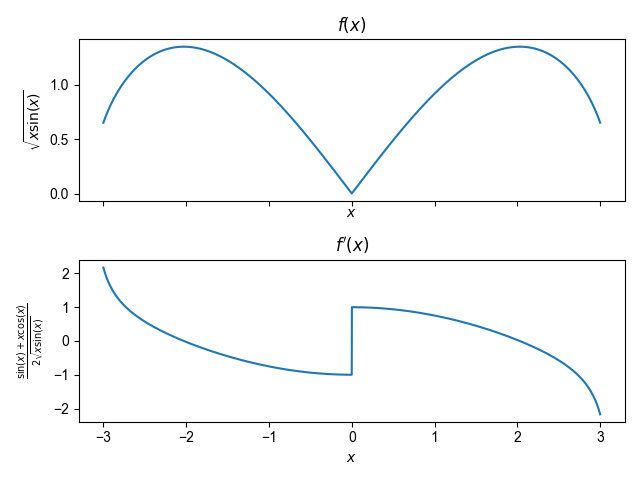

This chart was generated by the following Python code:
import numpy as np
import math
import matplotlib.pyplot as plt

def f(x):
    return math.sqrt(x*math.sin(x))

def fp(x):
    return (math.sin(x) + x*math.cos(x))/(2*math.sqrt(x*math.sin(x)))

def central_difference(f, x, h):
    return (f(x + h/2) - f(x - h/2))/h

def error(x, h, f, fp):
    return abs(fp(x) - central_difference(f=f, x=x, h=h))


N = 10000
INTERVAL = [-3, 3]
h = 0.1
X = np.linspace(-3, 3, N)
Y  = [f(x) for x in X]
Yp = [fp(x) for x in X]

epsilon = error(x=-3, h=h, f=f, fp=fp)

while epsilon > 1e-5:
    h *= 0.99999
    epsilon = error(x=-3, h=h, f=f, fp=fp)

approx_fp = central_difference(f=f, x=-3, h=h)
actual_fp = fp(x=-3)

print(f'''
Central Difference Result: {approx_fp}
True Value: {actual_fp}
Approximate Error: {epsilon}
Value of h: {h}''')


fig, (F, Fp) = plt.subplots(nrows = 2, ncols = 1, sharex = True)

F.set_title(r'$f(x)$')
F.set_xlabel(r'$x$')
F.set_ylabel(r'$\sqrt{x\sin (x)}$')
F.plot(X, Y)


Fp.plot(X, Yp)
Fp.set_title(r"$f'(x)$")
Fp.set_xlabel(r'$x$')
Fp.set_ylabel(r'$\frac{\sin (x) + x\cos (x)}{2\sqrt{x\sin (x)}}$')

plt.style.use('seaborn')
plt.tight_layout()

plt.show()
